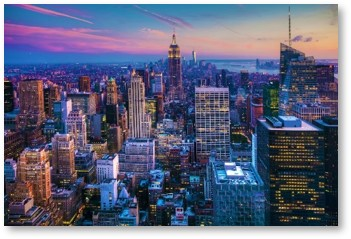
#> input picture Picture1-1.jpg, 351 x 239 px
$ python 2nd.py
#> lines starting #> are read from the running program, lines starting #| are printed output that depends on the picture
#perform some basic operation on images(arithematic operation)
import cv2
import numpy as np

img=cv2.imread('Picture1-1.jpg',1)
#> img is the input picture: shape (239, 351, 3); mean B, G, R 126.2, 101.3, 97.2
# img2=cv2.imread('ex.jpg',1)
cv2.imshow("img",img)

# print(img)
# print()

print(img.shape)# it return no of coloum and row  and channel in tuple formate
#| (239, 351, 3)
print(img.size)#total no of pixel is accessed
#| 251667
print(img.dtype)#return image data type is obtained
#| uint8

b,g,r=cv2.split(img)
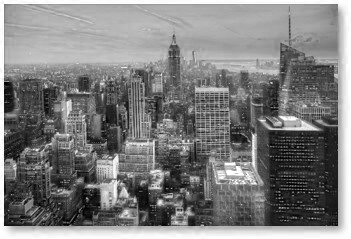
#> b: shape (239, 351); min 0, max 255, mean 126.2
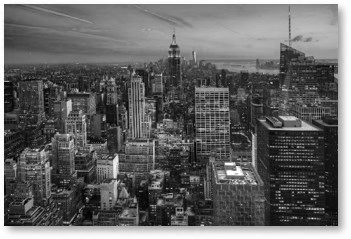
#> g: shape (239, 351); min 0, max 255, mean 101.3
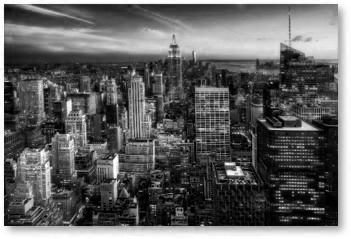
#> r: shape (239, 351); min 0, max 255, mean 97.2
cv2.imshow("blue",b)
cv2.imshow("green",g)
cv2.imshow("red",r)

image_RGB=cv2.merge((r,g,b))
cv2.imshow("image_RGB",image_RGB)

region=img[200:250, 200:250]
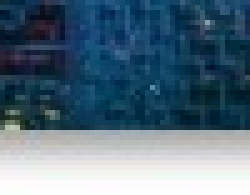
#> region: shape (39, 50, 3) (shown 5 times larger); mean B, G, R 128.1, 110.9, 86.7
print(region)
#> (printed output is left out)

# [14 lines of commented-out code are left out]

cv2.waitKey(0)
cv2.destroyAllWindows()
